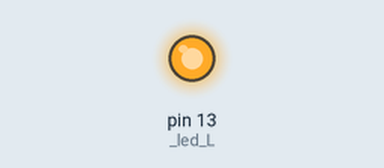
Recording of a sketch running on a simulated Arduino Nano, built with avr-gcc and run on an emulated ATmega328P. Parts: output pins drawn as LEDs (lit = HIGH).

Above: at 0.7 s.
At 2.2 s:
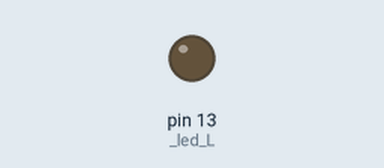
Timing chart, 0 to 5.5 s (numbered marks = the images above):
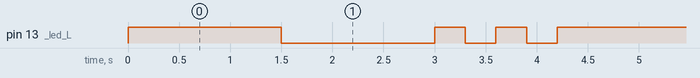

Measured:
- by itself, pin 13 (_led_L): repeats every 4.2 s: LOW 1.5 s, 2 × (HIGH 0.30 s, LOW 0.30 s), HIGH 1.5 s
- by itself, everything shown: repeats every 4.2 s, in 6 steps

The sketch:

NANO_test.ino
```cpp
/*  NANO blink
 *  Board: NANO
 *  Old Bootloader
 *  CH341SER COM-Treiber instaalliert
 *  KHF14-01-2021
 *
 */


int _led_L = LED_BUILTIN; //int _led_L = 13;
void setup()
{
    pinMode(_led_L, OUTPUT);
}

void loop()
{
    digitalWrite(_led_L, HIGH);
    delay(1500);
    digitalWrite(_led_L, LOW);
    delay(1500);
    digitalWrite(_led_L, HIGH);
    delay(300);
    digitalWrite(_led_L, LOW);
    delay(300);
        digitalWrite(_led_L, HIGH);
    delay(300);
   digitalWrite(_led_L, LOW);
    delay(300);
}
```
